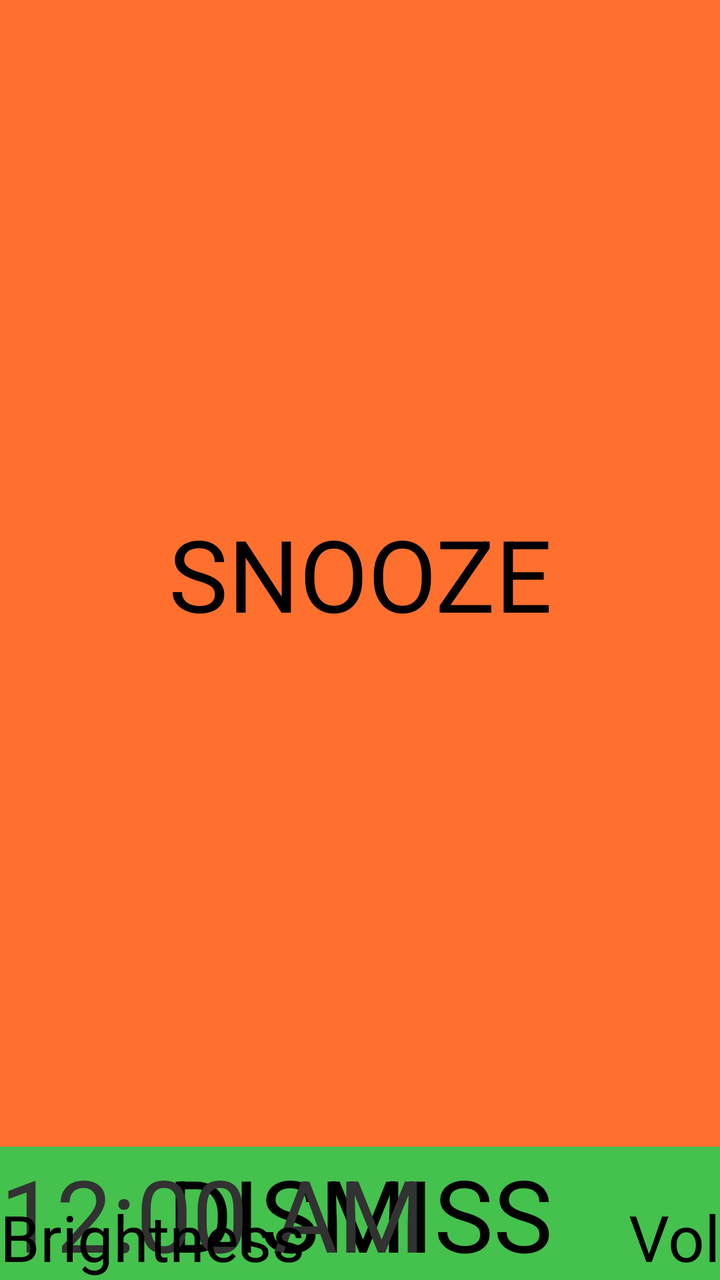
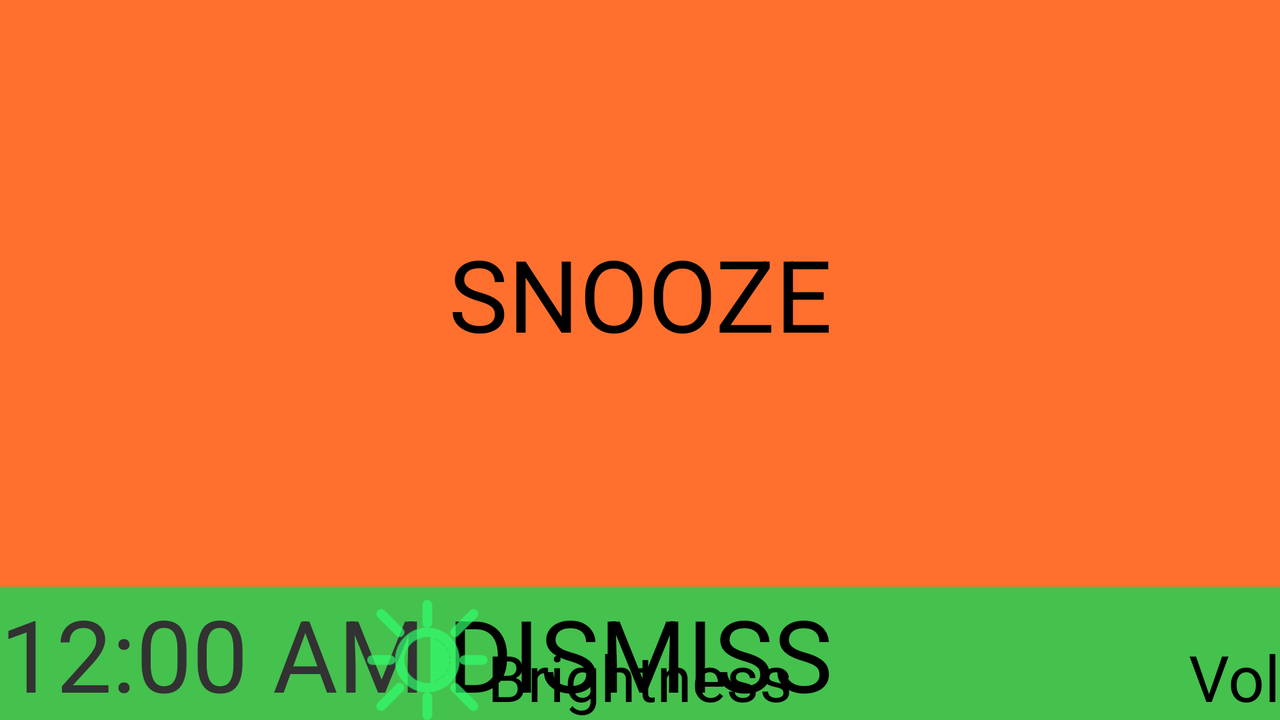

Two renders of one Android screen. The first uses the default layout on a phone; the second uses the alternative layout the repository ships for a different screen configuration, on a matching device. The two XML files are below.
<!-- AndroidManifest.xml: application theme android:Theme.Light.NoTitleBar -->
<!-- res/layout/activity_main.xml -->
<RelativeLayout xmlns:android="http://schemas.android.com/apk/res/android"
    xmlns:tools="http://schemas.android.com/tools"
    android:layout_width="match_parent"
    android:layout_height="match_parent"
    android:background="#000000" >
    
    
    
    <WebView
        android:id="@+id/webView"
        android:layout_width="match_parent"
        android:layout_height="match_parent" />
    
    

    
    
    <DigitalClock
        android:id="@+id/digitalClock1"
        android:layout_width="wrap_content"
        android:layout_height="wrap_content"
        android:layout_centerHorizontal="true"
        android:layout_centerVertical="true"
        android:textSize="60sp" />

    
    <TextView
        android:id="@+id/finalAlarmTime_textView"
        android:layout_width="wrap_content"
        android:layout_height="wrap_content"
        android:layout_below="@+id/digitalClock1"
        android:layout_centerHorizontal="true"
        android:layout_marginTop="10dp"
        android:clickable="true"
        android:onClick="onFinalAlarmTextViewClick"
        android:text="@string/final_alarm_time_label"
        android:textAppearance="?android:attr/textAppearanceMedium"        
        android:textSize="20sp" />
    
    		
    		<ImageButton
            	android:id="@+id/finalAlarmSettingsIcon_imageButton"
            	android:layout_width="wrap_content"
            	android:layout_height="wrap_content"
            	android:background="@null"
            	android:onClick="onSettingsButtonClick"
            	android:layout_toRightOf="@id/finalAlarmTime_textView"
            	android:layout_alignBottom="@+id/finalAlarmTime_textView"
            	android:src="@drawable/ic_settings" />
    
    
    
    <TextView
        android:id="@+id/remAlarmTime_textView"
        android:layout_width="wrap_content"
        android:layout_height="wrap_content"
        android:layout_marginTop="5dp"
        android:layout_below="@+id/finalAlarmTime_textView"
        android:layout_centerHorizontal="true"
        android:clickable="true"
        android:onClick="onREMAlarmTextViewClick"
        android:text="@string/rem_alarm_time_label"
        android:textAppearance="?android:attr/textAppearanceMedium"        
         />
    
    		
    		<ImageButton
            	android:id="@+id/remAlarmSettingsIcon_imageButton"
            	android:layout_width="wrap_content"
            	android:layout_height="wrap_content"
            	android:background="@null"
            	android:onClick="onRemAlarmSettingsButtonClick"
            	android:layout_toRightOf="@id/remAlarmTime_textView"
            	android:layout_alignBottom="@+id/remAlarmTime_textView"
            	android:src="@drawable/ic_settings" />

    <Button
        android:id="@+id/stop_button"
        android:layout_width="wrap_content"
        android:layout_height="wrap_content"
        android:layout_alignParentLeft="true"
        android:background="#AA0000"
        android:onClick="onStopButtonClicked"
        android:text="Stop"
        android:visibility="invisible" />

    
    	<ImageView
     	   android:id="@+id/finalAlarmPowerIcon_imageView"
     	   android:layout_width="wrap_content"
     	   android:layout_height="wrap_content"
           android:layout_alignBottom="@+id/finalAlarmTime_textView"
           android:layout_toLeftOf="@+id/finalAlarmTime_textView"
      	   android:clickable="true"
      	   android:onClick="onFinalAlarmPowerIconClick"
    	   android:src="@drawable/ic_power" />

  	  <ImageView
  	      android:id="@+id/remAlarmPowerIcon_imageView"
  	      android:layout_width="wrap_content"
  	      android:layout_height="wrap_content"
  	      android:layout_alignBottom="@+id/remAlarmTime_textView"
  	      android:layout_toLeftOf="@+id/remAlarmTime_textView"
  	      android:clickable="true"
  	      android:onClick="onRemAlarmPowerIconClick"
  	      android:src="@drawable/ic_power" />

     
    
    
	
    <LinearLayout
        android:id="@+id/icons_linearLayout"
        android:layout_width="fill_parent"
        android:layout_height="wrap_content"
        android:layout_alignParentBottom="true"
        android:layout_alignParentLeft="true"
        android:orientation = "horizontal" 
       >

        <ImageButton
            android:id="@+id/alarmIcon_imageView"
            android:layout_width="0dp"
            android:layout_height="wrap_content"
            android:layout_weight="1"
            android:background="@null"
            android:onClick="onAlarmIconClick"
            android:src="@drawable/ic_audio_alarm" />
        
         <ImageButton
            android:id="@+id/loadIcon_imageButton"
            android:layout_width="0dp"
            android:layout_height="wrap_content"
            android:layout_weight="1"
            android:background="@null"
            android:clickable="true"
            android:onClick="onLoadIconClick"
            android:src="@android:drawable/ic_menu_save" />            

        

        <ImageButton
            android:id="@+id/settingsIcon_imageButton"
            android:layout_width="0dp"
            android:layout_height="wrap_content"
            android:layout_weight="1"
            android:background="@null"
            android:onClick="onSettingsButtonClick"
            android:src="@android:drawable/ic_menu_preferences" />            

        <ImageButton
            android:id="@+id/infoIcon_imageButton"
            android:layout_width="0dp"
            android:layout_height="wrap_content"
            android:layout_weight="1"
            android:background="@null"
			android:onClick="onInfoIconClick"
			android:src="@android:drawable/ic_menu_info_details" />            

    </LinearLayout>

    
	
	
	 
	
    <Button
        android:id="@+id/resetRem_button"
        android:layout_width="fill_parent"
        android:layout_height="fill_parent"
        android:alpha="1"
        android:background="#29702e"
        android:onClick="onResetREMButtonClicked"
        android:text="SNOOZE"
        android:textSize="50dp"
        android:visibility="visible" />

    
    
	
    
    <Button
        android:id="@+id/snooze_button"
        android:layout_width="wrap_content"
        android:layout_height="wrap_content"
        android:layout_alignParentLeft="true"
        android:layout_alignParentRight="true"
        android:layout_alignParentTop="true"
        android:layout_above="@+id/dismiss_button"
        android:alpha="1"
        android:background="#ff702e"
        android:onClick="onSnoozeButtonClicked"
        android:text="SNOOZE"
        android:textSize="50dp"
        android:visibility="visible" />
    
    <Button
        android:id="@+id/dismiss_button"
        android:layout_width="wrap_content"
        android:layout_height="wrap_content"
        android:layout_alignParentRight="true"
        android:layout_alignParentLeft="true"
        android:layout_alignParentBottom="true"
        android:alpha="1"
        android:background="#45c14e"
        android:onClick="onDismissButtonClicked"
        android:text="DISMISS"
        android:textSize="50dp"
        android:visibility="visible" />
	
    
    
     
    
    
	<DigitalClock
        android:id="@+id/alternateClock_digitalClock"
        android:layout_width="wrap_content"
        android:layout_height="wrap_content"
        android:layout_alignParentBottom="true"
        android:layout_alignParentLeft="true"
        android:layout_alignParentRight="true"        
        android:textSize="50dp"
        />
	
	<ImageView 
	    android:id="@+id/brightnessIcon_imageView"
	    android:layout_height="wrap_content"
		android:layout_width="wrap_content"
		android:layout_alignParentBottom="true"
		android:layout_toLeftOf="@+id/brightness_textView"
		android:src="@drawable/ic_brightness" 
		/>
	
	<TextView
        android:id="@+id/brightness_textView"
        android:layout_width="wrap_content"
        android:layout_height="wrap_content"
        android:layout_alignParentBottom="true"
        android:layout_centerVertical="true"
        android:text="Brightness"
        android:textAppearance="?android:attr/textAppearanceLarge"        
        android:textSize="32dp"
        />
	
	<ImageView 
	    android:id="@+id/volumeIcon_imageView"
	    android:layout_height="wrap_content"
		android:layout_width="wrap_content"
		android:layout_alignParentBottom="true"
		android:layout_toLeftOf="@+id/volume_textView"
		android:src="@drawable/volume_icon" 
		/>
	
	<TextView
        android:id="@+id/volume_textView"
        android:layout_width="wrap_content"
        android:layout_height="wrap_content"
        android:layout_alignParentBottom="true"
        android:layout_alignParentRight="true"
        android:text="Vol"
        android:textAppearance="?android:attr/textAppearanceLarge"        
        android:textSize="32dp"
        />
	
	
	
	
	
	
    
	
	<Button
        android:id="@+id/bigFlashing_button"
        android:layout_width="match_parent"
        android:layout_height="match_parent"
        android:layout_alignParentLeft="true"
        android:layout_alignParentRight="true"
        android:layout_alignParentTop="true"
        android:layout_alignParentBottom="true"        
        android:alpha="1"
        android:background="#ff702e"
        android:onClick="onBigFlashingLightButtonClick"                
        android:visibility="invisible" />
	
	
	

</RelativeLayout>
<!-- resources referenced by this layout -->
<resources>
  <!-- drawable ic_brightness: png bitmap (drawable-hdpi, 3877 bytes) -->
  <!-- drawable ic_power: png bitmap (drawable-hdpi, 6718 bytes) -->
  <!-- drawable ic_settings: png bitmap (drawable-ldpi, 1534 bytes) -->
  <string name="final_alarm_time_label">Final</string>
  <string name="rem_alarm_time_label">REM</string>
</resources>
<!-- res/layout-land/activity_main.xml (the repository's variant of the layout above) -->
<!-- drawn on the phone turned sideways -->
<RelativeLayout xmlns:android="http://schemas.android.com/apk/res/android"
    xmlns:tools="http://schemas.android.com/tools"
    android:layout_width="match_parent"
    android:layout_height="match_parent"
    android:background="#000000" >

    
    
    
    <WebView
        android:id="@+id/webView"
        android:layout_width="match_parent"
        android:layout_height="match_parent" />
    
    
    
    
    
    <DigitalClock
        android:id="@+id/digitalClock1"
        android:layout_width="wrap_content"
        android:layout_height="wrap_content"
        android:layout_centerHorizontal="true"
        android:layout_centerVertical="true"
        android:textSize="60sp" />

    
    <TextView
        android:id="@+id/finalAlarmTime_textView"
        android:layout_width="wrap_content"
        android:layout_height="wrap_content"
        android:layout_below="@+id/digitalClock1"
        android:layout_centerHorizontal="true"
        android:layout_marginTop="10dp"
        android:clickable="true"
        android:onClick="onFinalAlarmTextViewClick"
        android:text="@string/final_alarm_time_label"
        android:textAppearance="?android:attr/textAppearanceMedium"        
        android:textSize="20sp" />
    
    	
    		<ImageButton
            	android:id="@+id/finalAlarmSettingsIcon_imageButton"
            	android:layout_width="wrap_content"
            	android:layout_height="wrap_content"
            	android:background="@null"
            	android:onClick="onSettingsButtonClick"
            	android:layout_toRightOf="@id/finalAlarmTime_textView"
            	android:layout_alignBottom="@+id/finalAlarmTime_textView"
            	android:src="@drawable/ic_settings" />
    
    
    <TextView
        android:id="@+id/remAlarmTime_textView"
        android:layout_width="wrap_content"
        android:layout_height="wrap_content"
        android:layout_marginTop="5dp"
        android:layout_below="@+id/finalAlarmTime_textView"
        android:layout_centerHorizontal="true"
        android:clickable="true"
        android:onClick="onREMAlarmTextViewClick"
        android:text="@string/rem_alarm_time_label"
        android:textAppearance="?android:attr/textAppearanceMedium"
        />        
    
    		
    		<ImageButton
            	android:id="@+id/remAlarmSettingsIcon_imageButton"
            	android:layout_width="wrap_content"
            	android:layout_height="wrap_content"
            	android:background="@null"
            	android:onClick="onRemAlarmSettingsButtonClick"
            	android:layout_toRightOf="@id/remAlarmTime_textView"
            	android:layout_alignBottom="@+id/remAlarmTime_textView"
            	android:src="@drawable/ic_settings" />
    

    <Button
        android:id="@+id/stop_button"
        android:layout_width="wrap_content"
        android:layout_height="wrap_content"
        android:layout_alignParentLeft="true"
        android:background="#AA0000"
        android:onClick="onStopButtonClicked"
        android:text="Stop"
        android:visibility="invisible" />
    
	
    <ImageView
        android:id="@+id/finalAlarmPowerIcon_imageView"
        android:layout_width="wrap_content"
        android:layout_height="wrap_content"
        android:layout_alignBottom="@+id/finalAlarmTime_textView"
        android:layout_toLeftOf="@+id/finalAlarmTime_textView"
        android:clickable="true"
        android:onClick="onFinalAlarmPowerIconClick"
        android:src="@drawable/ic_power" />

    <ImageView
        android:id="@+id/remAlarmPowerIcon_imageView"
        android:layout_width="wrap_content"
        android:layout_height="wrap_content"
        android:layout_alignBottom="@+id/remAlarmTime_textView"
        android:layout_toLeftOf="@+id/remAlarmTime_textView"
        android:clickable="true"
        android:onClick="onRemAlarmPowerIconClick"
        android:src="@drawable/ic_power" />

    
    
    

    <LinearLayout
        android:id="@+id/icons_linearLayout"
        android:layout_width="wrap_content"
        android:layout_height="fill_parent"
        android:layout_alignParentRight="true"
        android:layout_alignParentTop="true"
        android:orientation="vertical" >

        <ImageButton
            android:id="@+id/alarmIcon_imageView"
            android:layout_width="wrap_content"
            android:layout_height="0dp"
            android:layout_weight="1"
            android:background="@null"
            android:onClick="onAlarmIconClick"
            android:src="@drawable/ic_audio_alarm" />            
        
         <ImageButton
            android:id="@+id/loadIcon_imageButton"
            android:layout_width="wrap_content"
            android:layout_height="0dp"
            android:layout_weight="1"
            android:background="@null"
            android:clickable="true"
            android:onClick="onLoadIconClick"
            android:src="@android:drawable/ic_menu_save" />            

        

        <ImageButton
            android:id="@+id/settingsIcon_imageButton"
            android:layout_width="wrap_content"
            android:layout_height="0dp"
            android:layout_weight="1"
            android:background="@null"
            android:onClick="onSettingsButtonClick"
            android:src="@android:drawable/ic_menu_preferences" />            

        <ImageButton
			android:id="@+id/infoIcon_imageButton"
			android:layout_width="wrap_content"
            android:layout_height="0dp"
            android:layout_weight="1"
            android:background="@null"
			android:onClick="onInfoIconClick"
			android:src="@android:drawable/ic_menu_info_details" />            
    </LinearLayout>

    
    
	
	
    
	
    <Button
        android:id="@+id/resetRem_button"
        android:layout_width="fill_parent"
        android:layout_height="fill_parent"
        android:alpha="1"
        android:background="#29702e"
        android:onClick="onResetREMButtonClicked"
        android:text="SNOOZE"
        android:textSize="50dp"
        android:visibility="visible" />

    
    
    
	
    
    <Button
        android:id="@+id/snooze_button"
        android:layout_width="wrap_content"
        android:layout_height="wrap_content"
        android:layout_alignParentLeft="true"
        android:layout_alignParentRight="true"
        android:layout_alignParentTop="true"
        android:layout_above="@+id/dismiss_button"
        android:alpha="1"
        android:background="#ff702e"
        android:onClick="onSnoozeButtonClicked"
        android:text="SNOOZE"
        android:textSize="50dp"
        android:visibility="visible" />
    
    <Button
        android:id="@+id/dismiss_button"
        android:layout_width="wrap_content"
        android:layout_height="wrap_content"
        android:layout_alignParentRight="true"
        android:layout_alignParentLeft="true"
        android:layout_alignParentBottom="true"
        android:alpha="1"
        android:background="#45c14e"
        android:onClick="onDismissButtonClicked"
        android:text="DISMISS"
        android:textSize="50dp"
        android:visibility="visible" />
    
    
    
     
    

	<DigitalClock
        android:id="@+id/alternateClock_digitalClock"
        android:layout_width="wrap_content"
        android:layout_height="wrap_content"
        android:layout_alignParentBottom="true"
        android:layout_alignParentLeft="true"        
        android:textSize="50dp"
        />
	
	<ImageView 
	    android:id="@+id/brightnessIcon_imageView"
	    android:layout_height="wrap_content"
		android:layout_width="wrap_content"
		android:layout_alignParentBottom="true"
		android:layout_toLeftOf="@+id/brightness_textView"
		android:src="@drawable/ic_brightness" 
		/>
	
	<TextView
        android:id="@+id/brightness_textView"
        android:layout_width="wrap_content"
        android:layout_height="wrap_content"
        android:layout_alignParentBottom="true"
        android:layout_centerHorizontal="true"
        android:text="Brightness"
        android:textAppearance="?android:attr/textAppearanceLarge"        
        android:textSize="32dp"
        />
	
	<ImageView 
	    android:id="@+id/volumeIcon_imageView"
	    android:layout_height="wrap_content"
		android:layout_width="wrap_content"
		android:layout_alignParentBottom="true"
		android:layout_toLeftOf="@+id/volume_textView"
		android:src="@drawable/ic_volume_small" 
		/>
	
	<TextView
        android:id="@+id/volume_textView"
        android:layout_width="wrap_content"
        android:layout_height="wrap_content"
        android:layout_alignParentBottom="true"
        android:layout_alignParentRight="true"
        android:text="Vol"
        android:textAppearance="?android:attr/textAppearanceLarge"        
        android:textSize="32dp"
        />
	
	
	
	
	
	
    
    
	<Button
        android:id="@+id/bigFlashing_button"
        android:layout_width="match_parent"
        android:layout_height="match_parent"
        android:layout_alignParentLeft="true"
        android:layout_alignParentRight="true"
        android:layout_alignParentTop="true"
        android:layout_alignParentBottom="true"        
        android:alpha="1"
        android:background="#ff702e"
        android:onClick="onBigFlashingLightButtonClick"                
        android:visibility="invisible" />
	
	

</RelativeLayout>
